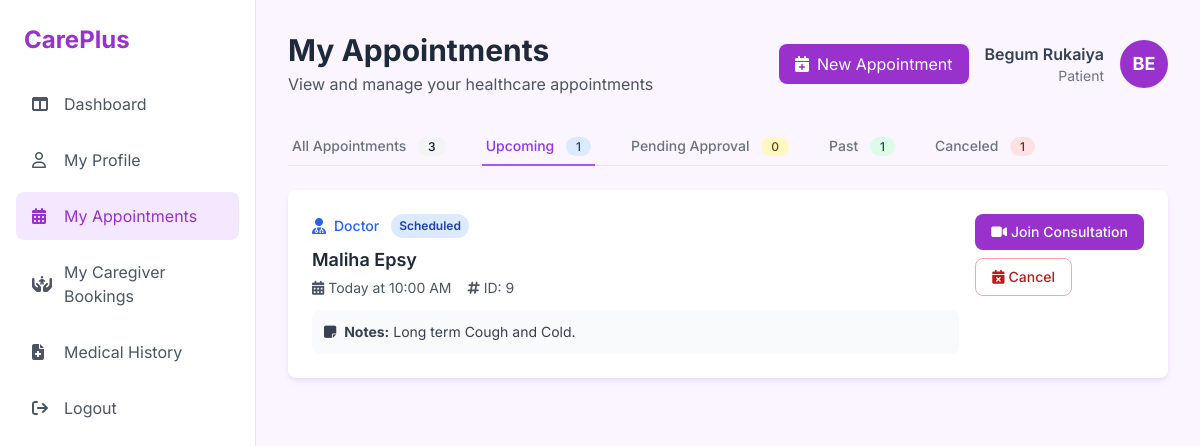
The app's page /patientAppointments.php?filter=upcoming (signed in) with its own data.
### tables this page shows
CREATE TABLE `appointment` (
  `appointmentID` int(11) NOT NULL,
  `patientID` int(11) DEFAULT NULL,
  `providerID` int(11) DEFAULT NULL,
  `appointmentDate` datetime DEFAULT NULL,
  `status` varchar(20) DEFAULT NULL,
  `consultation_link` varchar(255) DEFAULT NULL,
  `scheduleID` int(11) DEFAULT NULL,
  `notes` text DEFAULT NULL
);

CREATE TABLE `users` (
  `userID` int(11) NOT NULL,
  `email` varchar(100) NOT NULL,
  `password` varchar(255) NOT NULL,
  `Name` varchar(100) NOT NULL,
  `contactNo` varchar(20) DEFAULT NULL,
  `role` enum('Patient','Doctor','Nutritionist','CareGiver','Admin') NOT NULL,
  `profilePhoto` varchar(255) DEFAULT NULL
);

### patientAppointments.php (the view, shortened to what this page needs)
<?php
$conn = require_once 'config.php';
$userName = $_SESSION['Name'];
$userID = $_SESSION['userID'];
$userAvatar = strtoupper(substr($userName, 0, 2));
$filter = isset($_GET['filter']) ? $_GET['filter'] : 'all';
$baseQuery = "SELECT a.appointmentID, a.appointmentDate, a.status, a.consultation_link, a.notes,
              u.Name as providerName, u.role as providerRole
              FROM Appointment a
              LEFT JOIN Users u ON a.providerID = u.userID
              WHERE a.patientID = ?";
switch ($filter) {
    case 'upcoming':
        $query = $baseQuery . " AND a.appointmentDate >= NOW() AND a.status IN ('Scheduled', 'Requested') AND a.status != 'Canceled' ORDER BY a.appointmentDate ASC";
        break;
}
$stmt = $conn->prepare($query);
$stmt->bind_param("i", $userID);
$stmt->execute();
$appointments = $stmt->get_result()->fetch_all(MYSQLI_ASSOC);
$countsQuery = "SELECT
    COUNT(*) as total,
    SUM(CASE WHEN appointmentDate >= NOW() AND status IN ('Scheduled', 'Requested') AND status != 'Canceled' THEN 1 ELSE 0 END) as upcoming,
    SUM(CASE WHEN status = 'Requested' THEN 1 ELSE 0 END) as requested,
    SUM(CASE WHEN appointmentDate < NOW() AND status IN ('Completed', 'Denied') THEN 1 ELSE 0 END) as past,
    SUM(CASE WHEN status = 'Canceled' THEN 1 ELSE 0 END) as canceled
    FROM Appointment WHERE patientID = ?";
$countsStmt = $conn->prepare($countsQuery);
$countsStmt->bind_param("i", $userID);
$countsStmt->execute();
$counts = $countsStmt->get_result()->fetch_assoc();
function getStatusBadge($status) {
    switch (strtolower($status)) {
        case 'scheduled':
            return '<span class="px-2 py-1 text-xs font-semibold bg-blue-100 text-blue-800 rounded-full">Scheduled</span>';
    }
}
function formatAppointmentDate($datetime) {
    $date = new DateTime($datetime);
    $now = new DateTime();
    $diff = $now->diff($date);
    if ($date > $now) {
        if ($diff->days == 0) {
            return 'Today at ' . $date->format('g:i A');
        } elseif ($diff->days == 1) {
            return 'Tomorrow at ' . $date->format('g:i A');
        } else {
            return $date->format('M j, Y \a\t g:i A');
        }
    }
}
?>
<!DOCTYPE html>
<html lang="en">
<head>
    <script src="https://cdn.tailwindcss.com"></script>
    <link rel="stylesheet" href="https://cdnjs.cloudflare.com/ajax/libs/font-awesome/6.5.2/css/all.min.css" />
</head>
<body class="bg-purple-50">
    <div class="flex min-h-screen">
        <aside class="w-64 bg-white border-r">
            <div class="p-6">
                <a href="#" class="text-2xl font-bold text-dark-orchid">CarePlus</a>
            </div>
            <nav class="px-4 space-y-2">
                <a href="patientDashboard.php" class="flex items-center space-x-3 px-4 py-3 text-gray-600 hover:bg-slate-100 rounded-lg">
                    <i class="fa-solid fa-table-columns w-5"></i>
                    <span>Dashboard</span>
                </a>
                <a href="patientProfile.php" class="flex items-center space-x-3 px-4 py-3 text-gray-600 hover:bg-slate-100 rounded-lg">
                    <i class="fa-regular fa-user w-5"></i>
                    <span>My Profile</span>
                </a>
                <a href="patientAppointments.php" class="flex items-center space-x-3 px-4 py-3 bg-purple-100 text-dark-orchid rounded-lg">
                    <i class="fa-solid fa-calendar-days w-5"></i>
                    <span>My Appointments</span>
                </a>
                <a href="my_bookings.php" class="flex items-center space-x-3 px-4 py-3 text-gray-600 hover:bg-slate-100 rounded-lg">
                    <i class="fa-solid fa-hands-holding-child w-5"></i>
                    <span>My Caregiver Bookings</span>
                </a>
                <a href="#" class="flex items-center space-x-3 px-4 py-3 text-gray-600 hover:bg-slate-100 rounded-lg">
                    <i class="fa-solid fa-file-medical w-5"></i>
                    <span>Medical History</span>
                </a>
                <a href="logout.php" class="flex items-center space-x-3 px-4 py-3 text-gray-600 hover:bg-slate-100 rounded-lg mt-8">
                    <i class="fa-solid fa-arrow-right-from-bracket w-5"></i>
                    <span>Logout</span>
                </a>
            </nav>
        </aside>
        <main class="flex-1 p-8">
            <header class="flex justify-between items-center mb-8">
                <div>
                    <h1 class="text-3xl font-bold text-slate-800">My Appointments</h1>
                    <p class="text-gray-600 mt-1">View and manage your healthcare appointments</p>
                </div>
                <div class="flex items-center space-x-4">
                    <button onclick="openRequestModal()" class="bg-dark-orchid text-white px-4 py-2 rounded-lg hover:bg-purple-700 transition">
                        <i class="fa-solid fa-calendar-plus mr-2"></i>New Appointment
                    </button>
                    <div class="text-right">
                        <p class="font-semibold text-slate-700"><?php echo htmlspecialchars($userName); ?></p>
                        <p class="text-sm text-gray-500">Patient</p>
                    </div>
                    <div class="w-12 h-12 rounded-full bg-dark-orchid text-white flex items-center justify-center font-bold text-lg">
                        <?php echo htmlspecialchars($userAvatar); ?>
                    </div>
                </div>
            </header>
            <div class="mb-6">
                <div class="border-b border-gray-200">
                    <nav class="-mb-px flex space-x-8">
                        <a href="?filter=all" class="<?php echo $filter == 'all' ? 'border-purple-500 text-purple-600' : 'border-transparent text-gray-500 hover:text-gray-700 hover:border-gray-300'; ?> whitespace-nowrap py-2 px-1 border-b-2 font-medium text-sm">
                            All Appointments
                            <span class="ml-2 bg-gray-100 text-gray-900 py-0.5 px-2.5 rounded-full text-xs"><?php echo $counts['total']; ?></span>
                        </a>
                        <a href="?filter=upcoming" class="<?php echo $filter == 'upcoming' ? 'border-purple-500 text-purple-600' : 'border-transparent text-gray-500 hover:text-gray-700 hover:border-gray-300'; ?> whitespace-nowrap py-2 px-1 border-b-2 font-medium text-sm">
                            Upcoming
                            <span class="ml-2 bg-blue-100 text-blue-900 py-0.5 px-2.5 rounded-full text-xs"><?php echo $counts['upcoming']; ?></span>
                        </a>
                        <a href="?filter=requested" class="<?php echo $filter == 'requested' ? 'border-purple-500 text-purple-600' : 'border-transparent text-gray-500 hover:text-gray-700 hover:border-gray-300'; ?> whitespace-nowrap py-2 px-1 border-b-2 font-medium text-sm">
                            Pending Approval
                            <span class="ml-2 bg-yellow-100 text-yellow-900 py-0.5 px-2.5 rounded-full text-xs"><?php echo $counts['requested']; ?></span>
                        </a>
                        <a href="?filter=past" class="<?php echo $filter == 'past' ? 'border-purple-500 text-purple-600' : 'border-transparent text-gray-500 hover:text-gray-700 hover:border-gray-300'; ?> whitespace-nowrap py-2 px-1 border-b-2 font-medium text-sm">
                            Past
                            <span class="ml-2 bg-green-100 text-green-900 py-0.5 px-2.5 rounded-full text-xs"><?php echo $counts['past']; ?></span>
                        </a>
                        <a href="?filter=canceled" class="<?php echo $filter == 'canceled' ? 'border-purple-500 text-purple-600' : 'border-transparent text-gray-500 hover:text-gray-700 hover:border-gray-300'; ?> whitespace-nowrap py-2 px-1 border-b-2 font-medium text-sm">
                            Canceled
                            <span class="ml-2 bg-red-100 text-red-900 py-0.5 px-2.5 rounded-full text-xs"><?php echo $counts['canceled']; ?></span>
                        </a>
                    </nav>
                </div>
            </div>
            <?php if (empty($appointments)): ?>
            <div class="text-center py-12 bg-white rounded-lg shadow-orchid-custom">
                <i class="fa-solid fa-calendar-xmark fa-4x text-gray-400 mb-4"></i>
                <h3 class="text-lg font-semibold text-gray-600 mb-2">No appointments found</h3>
                <p class="text-gray-500">
                    <?php
                    switch ($filter) {
                        case 'upcoming': echo "You don't have any upcoming appointments."; break;
                        case 'past': echo "You don't have any past appointments."; break;
                        case 'canceled': echo "You don't have any canceled appointments."; break;
                        default: echo "You haven't scheduled any appointments yet.";
                    }
                    ?>
                </p>
            </div>
            <?php else: ?>
            <div class="space-y-4">
                <?php foreach ($appointments as $appointment): ?>
                <div class="appointment-card bg-white p-6 rounded-lg shadow-orchid-custom">
                    <div class="flex items-start justify-between">
                        <div class="flex-1">
                            <div class="flex items-center space-x-3 mb-2">
                                <div class="flex items-center space-x-2">
                                    <?php if ($appointment['providerRole'] == 'Doctor'): ?>
                                        <i class="fa-solid fa-user-doctor text-blue-600"></i>
                                        <span class="text-sm text-blue-600 font-medium">Doctor</span>
                                    <?php elseif ($appointment['providerRole'] == 'Nutritionist'): ?>
                                        <i class="fa-solid fa-utensils text-green-600"></i>
                                        <span class="text-sm text-green-600 font-medium">Nutritionist</span>
                                    <?php else: ?>
                                        <i class="fa-solid fa-user-nurse text-purple-600"></i>
                                        <span class="text-sm text-purple-600 font-medium">Healthcare Provider</span>
                                    <?php endif; ?>
                                </div>
                                <?php echo getStatusBadge($appointment['status']); ?>
                            </div>
                            <h3 class="text-lg font-semibold text-slate-800 mb-1">
                                <?php echo htmlspecialchars($appointment['providerName'] ?? 'Provider Not Assigned'); ?>
                            </h3>
                            <div class="flex items-center space-x-4 text-gray-600 mb-3">
                                <div class="flex items-center space-x-1">
                                    <i class="fa-solid fa-calendar-days text-sm"></i>
                                    <span class="text-sm"><?php echo formatAppointmentDate($appointment['appointmentDate']); ?></span>
                                </div>
                                <div class="flex items-center space-x-1">
                                    <i class="fa-solid fa-hashtag text-sm"></i>
                                    <span class="text-sm">ID: <?php echo $appointment['appointmentID']; ?></span>
                                </div>
                            </div>
                            <?php if (!empty($appointment['notes'])): ?>
                            <div class="bg-gray-50 p-3 rounded-lg">
                                <p class="text-sm text-gray-700">
                                    <i class="fa-solid fa-sticky-note mr-1"></i>
                                    <strong>Notes:</strong> <?php echo htmlspecialchars($appointment['notes']); ?>
                                </p>
                            </div>
                            <?php endif; ?>
                        </div>
                        <div class="flex flex-col space-y-2 ml-4">
                            <?php if (!empty($appointment['consultation_link']) && $appointment['status'] != 'Canceled'): ?>
                            <a href="<?php echo htmlspecialchars($appointment['consultation_link']); ?>"
                               target="_blank"
                               class="px-4 py-2 bg-dark-orchid text-white rounded-lg text-sm font-medium hover:bg-purple-700 transition text-center">
                                <i class="fa-solid fa-video mr-1"></i>Join Consultation
                            </a>
                            <?php endif; ?>
                            <?php if (strtotime($appointment['appointmentDate']) > time() && $appointment['status'] != 'Canceled'): ?>
                            <form method="POST" class="cancel-form" onsubmit="return confirmCancel('<?php echo $appointment['appointmentID']; ?>', '<?php echo htmlspecialchars($appointment['providerName'], ENT_QUOTES); ?>', '<?php echo formatAppointmentDate($appointment['appointmentDate']); ?>');">
                                <button type="submit" class="cancel-btn px-4 py-2 border border-red-300 text-red-700 rounded-lg text-sm font-medium hover:bg-red-50 transition">
                                    <i class="fa-solid fa-calendar-xmark mr-1"></i>Cancel
                                </button>
                            </form>
                            <?php endif; ?>
                        </div>
                    </div>
                </div>
                <?php endforeach; ?>
            </div>
            <?php endif; ?>
        </main>
    </div>
</body>
</html>

### patientAppointments.php (style rules this page uses)
body { font-family: 'Inter', sans-serif; }
.bg-dark-orchid { background-color: #9932CC; }
.text-dark-orchid { color: #9932CC; }
.shadow-orchid-custom { box-shadow: 0 4px 6px -1px rgba(153, 50, 204, 0.1), 0 2px 4px -2px rgba(153, 50, 204, 0.1); }
.appointment-card { transition: transform 0.2s ease-in-out, box-shadow 0.2s ease-in-out; }
.cancel-form { display: inline-block; }

### records on screen
appointment: status "Scheduled", providerID.Name "Maliha Epsy", appointmentDate "Today at 10:00 AM", appointmentID "9", notes "Long term Cough and Cold."

### other values on screen
$userName "Begum Rukaiya"
$userAvatar "BE"
$counts['total'] "3"
$counts['upcoming'] "1"
$counts['requested'] "0"
$counts['past'] "1"
$counts['canceled'] "1"
